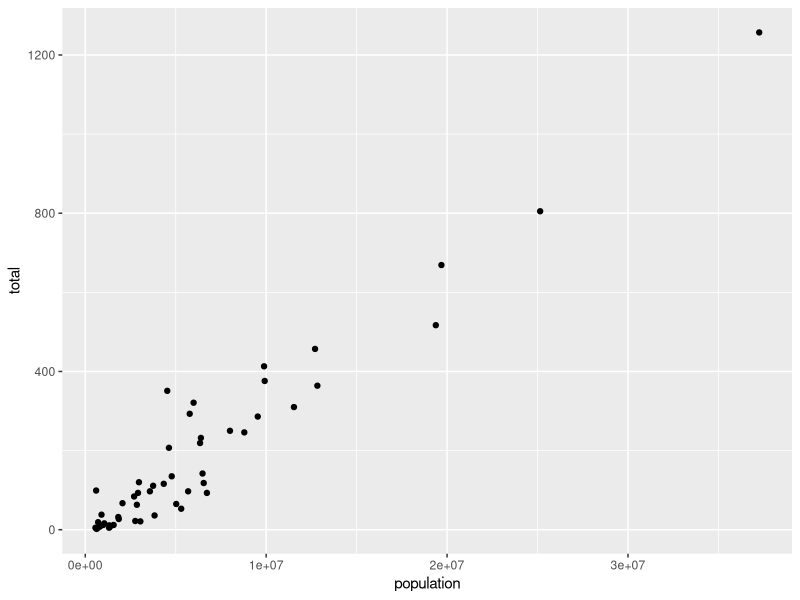
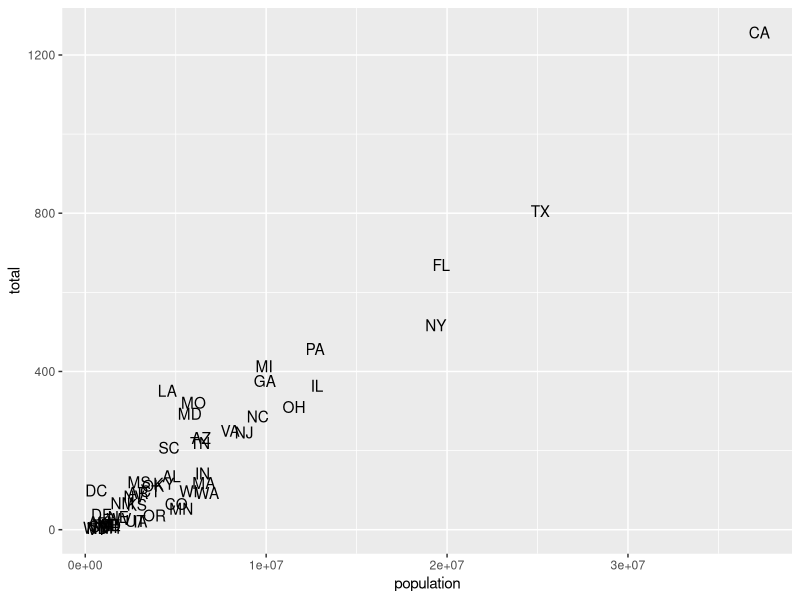
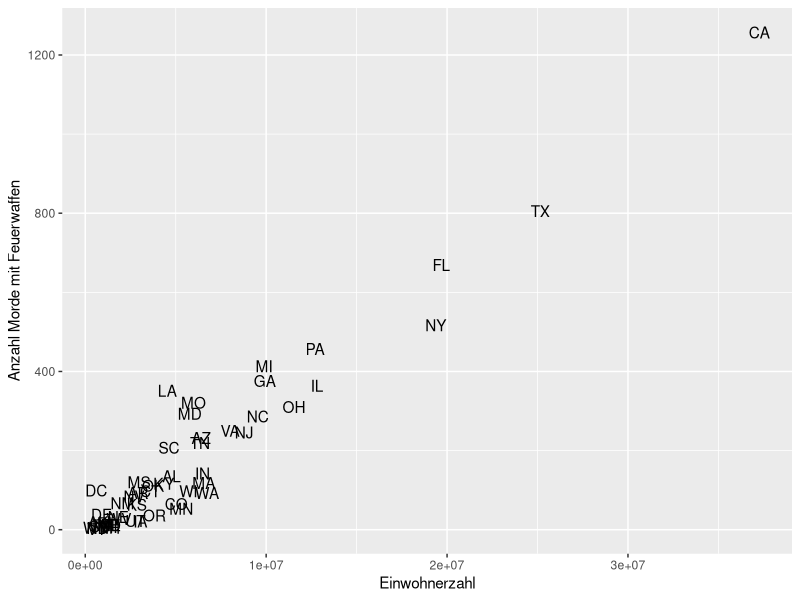
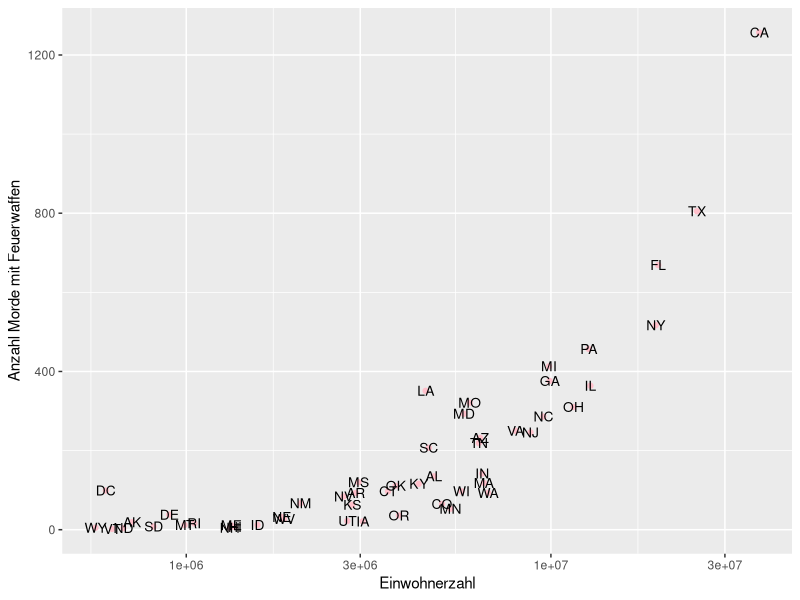

These charts were generated, in order, by the following R code:
## ---- chunk 1
library( tidyverse )
## ---- chunk 2
library( dslabs )
## ---- chunk 3
murders
## ---- chunk 4
arrange( murders, population )
## ---- chunk 5
ggplot(murders) +
  geom_point( aes( x=population, y=total ) )
## ---- chunk 6
ggplot(murders) +
  geom_text( aes( x=population, y=total, label=abb  ) )
## ---- chunk 7
ggplot(murders) +
  geom_text( aes( x=population, y=total, label=abb  ) ) +
  xlab( "Einwohnerzahl" ) + ylab( "Anzahl Morde mit Feuerwaffen" ) 
## ---- chunk 8
ggplot(murders) +
  geom_point( aes( x=population, y=total ), col="pink" ) +
  geom_text( aes( x=population, y=total, label=abb ), size=3.5 ) +
  xlab( "Einwohnerzahl" ) + ylab( "Anzahl Morde mit Feuerwaffen" ) +
  scale_x_log10()
## ---- chunk 9
mutate( murders, cases_per_100000 = total / population * 100000 )
## ---- chunk 10
mutate( murders, cases_per_100000 = total / population * 100000 ) -> murders2
## ---- chunk 11
murders %>%
mutate( cases_per_100000 = total / population * 100000 ) %>%
arrange( -cases_per_100000 ) -> murders

murders %>% head(5)
## ---- chunk 12
murders %>% select( state, cases_per_100000 )
## ---- chunk 13
select( murders, -abb )
## ---- chunk 14
murders %>% filter( population < 1000000 )
## ---- chunk 15
murders %>% filter( region == "West" )
## ---- chunk 16
murders %>% arrange( population )
## ---- chunk 17
c( 124.0, 135.5, 126.0, 115.0, 109.0, 152.8, 138.2 )
## ---- chunk 18
tibble(
  weight = c( 124.0, 135.5, 126.0, 115.0, 109.0, 152.8, 138.2 ),
  habitat = "Südwald"
)
## ---- chunk 19
tibble(
  weight = c( 99.1, 148.3, 133.4, 116.8, 134.5, 117.4, 138.4, 159.6, 119.5 ),
  habitat = "Ostforst" )
## ---- chunk 20
bind_rows(
  tibble(
    weight = c( 124.0, 135.5, 126.0, 115.0, 109.0, 152.8, 138.2 ),
    habitat = "Südwald"
  ),
  tibble(
    weight = c( 99.1, 148.3, 133.4, 116.8, 134.5, 117.4, 138.4, 159.6, 119.5 ),
    habitat = "Ostforst" )
) -> vole_data

vole_data
## ---- chunk 21
write_csv( vole_data, file="vole_data.csv" )
